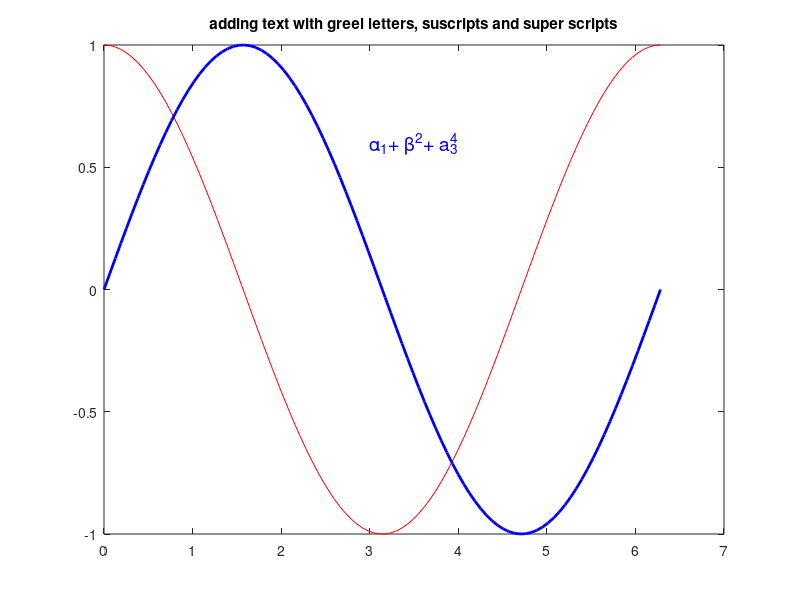

MATLAB code to generate this figure:
x = linspace(0 , 2*pi);
y1 = cos(x)
y2 =sin(x)
plot(x , y1, 'r', x , y2 , 'b' , 'linewidth',2)
text(3, .6,'\alpha_1+ \beta^2+ a_3^4', 'FontSize',14,'color','b')

title('adding text with greel letters, suscripts and super scripts')